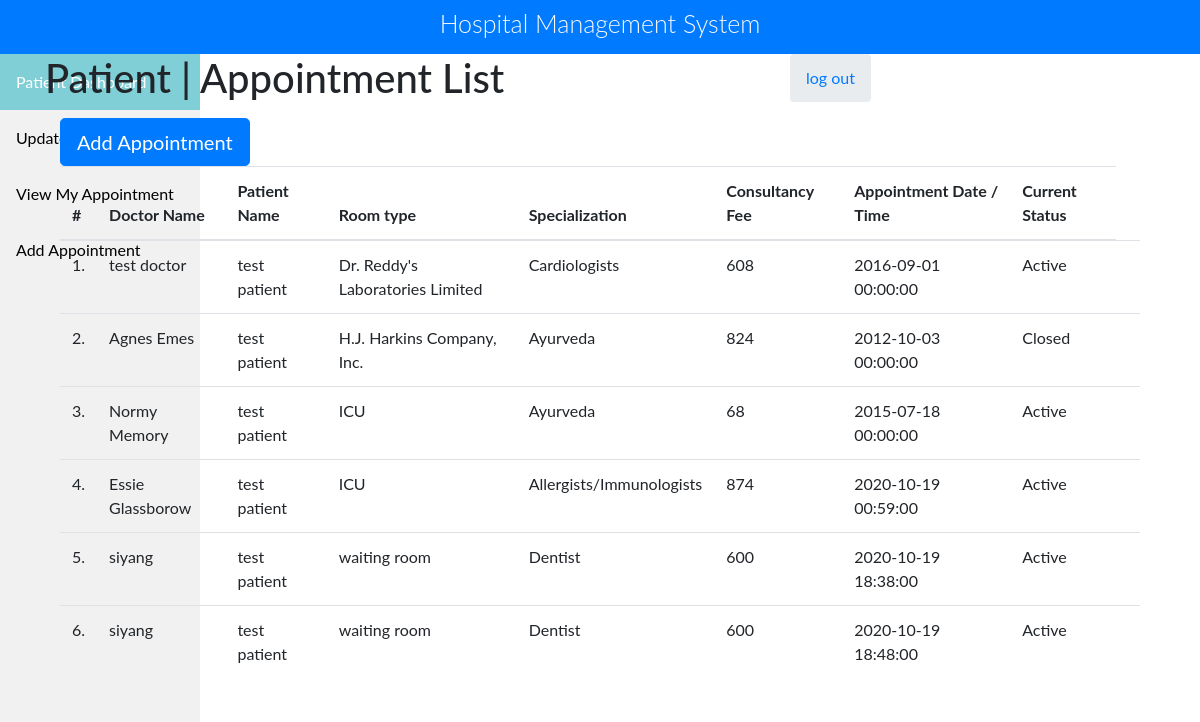
Screenshot of /HMS/patient/manage-appointment.php (signed in) with the database file from the repository.
### tables this page shows
CREATE TABLE `appointment` (
  `id` int(11) NOT NULL,
  `doctorId` int(11) DEFAULT NULL,
  `userId` int(11) DEFAULT NULL,
  `roomId` int(255) NOT NULL,
  `appointmentDate` datetime DEFAULT NULL,
  `status` tinyint(1) DEFAULT 1
);

CREATE TABLE `doctors` (
  `id` bigint(20) NOT NULL,
  `specialityID` int(255) DEFAULT NULL,
  `doctorName` varchar(255) DEFAULT NULL,
  `docFees` int(255) DEFAULT NULL,
  `docphone` bigint(11) DEFAULT NULL,
  `docEmail` varchar(255) DEFAULT NULL,
  `password` varchar(255) DEFAULT NULL
);

CREATE TABLE `users` (
  `id` bigint(255) NOT NULL,
  `fullName` varchar(255) DEFAULT NULL,
  `age` tinyint(3) UNSIGNED DEFAULT NULL,
  `gender` varchar(10) DEFAULT NULL,
  `phone` bigint(11) DEFAULT NULL,
  `address` longtext DEFAULT NULL,
  `email` varchar(255) DEFAULT NULL,
  `password` varchar(255) DEFAULT NULL
);

CREATE TABLE `room` (
  `roomID` int(255) NOT NULL,
  `type` varchar(255) DEFAULT NULL,
  `status` tinyint(1) NOT NULL
);

CREATE TABLE `doctorspecilization` (
  `id` int(11) NOT NULL,
  `specilization` varchar(255) DEFAULT NULL
);

### HMS/patient/manage-appointment.php (the view, shortened to what this page needs)
<?php
include('include/config.php');
include('include/pagination.php');
?>
<!DOCTYPE html>
<html lang="en">
<head>
	<link rel="stylesheet" href="https://stackpath.bootstrapcdn.com/bootstrap/4.5.2/css/bootstrap.min.css">
	<link rel="stylesheet" href="https://pro.fontawesome.com/releases/v5.11.2/css/all.css">
</head>
<body>
	<div id="app">
 <?php include("include/title.php"); ?>
		 <?php include("sideNav.php"); ?>
		<div class="app-content">
			<div class="main-content" >
				<div class="wrap-content container" id="container">
					<section id="page-title">
						<div class="row">
							<div class="col-sm-8">
								<h1 class="mainTitle">Patient  | Appointment List</h1>
							</div>
							<ol class="breadcrumb">
								<li>
									<a href="logout.php">log out</a>
								</li>
							</ol>
						</div>
					</section>
					<div class="container-fluid container-fullw bg-white">
						<div class="row">
							<div class="col-lg-12">
								<a class="btn btn-primary btn-lg" href="add-appointment.php" role="button">Add Appointment</a>
								<table class="table table-hover" id="sample-table-1">
									<thead>
										<tr>
											<th class="center">#</th>
											<th>Doctor Name</th>
											<th>Patient Name</th>
											<th>Room type</th>
											<th>Specialization</th>
											<th>Consultancy Fee</th>
											<th>Appointment Date / Time </th>
											<th>Current Status</th>
										</tr>
									</thead>
									<tbody>
										<?php
$sql = mysqli_query($con,"select doctors.doctorName as docname ,
											doctors.specialityID as specialityID,
											doctors.docFees as consultancyFees,
											users.fullName as pname,
											room.type as room,
											appointment.*  from appointment
											join doctors on doctors.id=appointment.doctorId
											join room    on room.roomID=appointment.roomId
											join users   on users.id=appointment.userId
											where appointment.userId = '".$_SESSION['id']."' "   );
										$cnt=1 ;
										while($row=mysqli_fetch_array($sql))
										{
											?>
											<tr>
												<td class="center"><?php echo $cnt;?>.</td>
												<td class="hidden-xs"><?php echo $row['docname'];?></td>
												<td class="hidden-xs"><?php echo $row['pname'];?></td>
												<td><?php echo $row['room'];?></td>
												<td><?php
												$tmp = $row['specialityID'];
												$sql1 = mysqli_query($con,"select specilization from doctorspecilization where id ='$tmp' ");
												$row1=mysqli_fetch_array($sql1);
												echo $row1['specilization'];
												?></td>
												<td><?php echo $row['consultancyFees'];?></td>
												<td><?php echo $row['appointmentDate'];?></td>
											<td>
												<?php if($row['status']==1)
												{
													echo "Active";
												}else{
													echo "Closed";
												}
												?></td>
												<td >
												</td>
												</tr>
												<?php
												$cnt=$cnt+1;
											}?>
										</tbody>
									</table>
								</div>
							</div>
						</div>
					</div>
				</div>
			</div>
		</div>
	</body>
	</html>

### HMS/patient/sideNav.php (style rules this page uses)
body { margin: 0; font-family: "Lato", sans-serif; }

### rows the page displays
appointment: doctorId.doctorName "test doctor", userId.fullName "test patient", roomId.type "Dr. Reddy's Laboratories Limited", doctorspecilization.specilization "Cardiologists", doctorId.docFees "608", appointmentDate "2016-09-01 00:00:00", status "Active"
appointment: doctorId.doctorName "Agnes Emes", userId.fullName "test patient", roomId.type "H.J. Harkins Company, Inc.", doctorspecilization.specilization "Ayurveda", doctorId.docFees "824", appointmentDate "2012-10-03 00:00:00", status "Closed"
appointment: doctorId.doctorName "Normy Memory", userId.fullName "test patient", roomId.type "ICU", doctorspecilization.specilization "Ayurveda", doctorId.docFees "68", appointmentDate "2015-07-18 00:00:00", status "Active"
appointment: doctorId.doctorName "Essie Glassborow", userId.fullName "test patient", roomId.type "ICU", doctorspecilization.specilization "Allergists/Immunologists", doctorId.docFees "874", appointmentDate "2020-10-19 00:59:00", status "Active"
appointment: doctorId.doctorName "siyang", userId.fullName "test patient", roomId.type "waiting room", doctorspecilization.specilization "Dentist", doctorId.docFees "600", appointmentDate "2020-10-19 18:38:00", status "Active"
appointment: doctorId.doctorName "siyang", userId.fullName "test patient", roomId.type "waiting room", doctorspecilization.specilization "Dentist", doctorId.docFees "600", appointmentDate "2020-10-19 18:48:00", status "Active"
